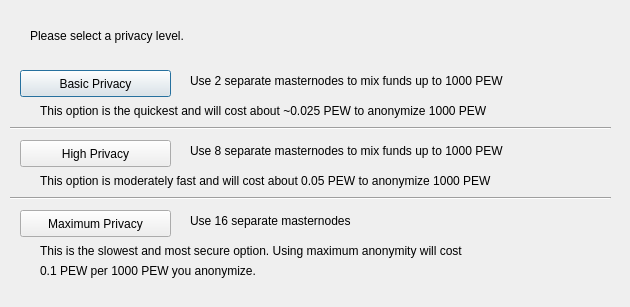
<?xml version="1.0" encoding="UTF-8"?>
<ui version="4.0">
 <class>DarksendConfig</class>
 <widget class="QDialog" name="DarksendConfig">
  <property name="geometry">
   <rect>
    <x>0</x>
    <y>0</y>
    <width>630</width>
    <height>307</height>
   </rect>
  </property>
  <property name="windowTitle">
   <string>Configure PrivateSend</string>
  </property>
  <widget class="QPushButton" name="buttonBasic">
   <property name="geometry">
    <rect>
     <x>20</x>
     <y>70</y>
     <width>151</width>
     <height>27</height>
    </rect>
   </property>
   <property name="text">
    <string>Basic Privacy</string>
   </property>
  </widget>
  <widget class="QPushButton" name="buttonHigh">
   <property name="geometry">
    <rect>
     <x>20</x>
     <y>140</y>
     <width>151</width>
     <height>27</height>
    </rect>
   </property>
   <property name="text">
    <string>High Privacy</string>
   </property>
  </widget>
  <widget class="QPushButton" name="buttonMax">
   <property name="geometry">
    <rect>
     <x>20</x>
     <y>210</y>
     <width>151</width>
     <height>27</height>
    </rect>
   </property>
   <property name="text">
    <string>Maximum Privacy</string>
   </property>
  </widget>
  <widget class="QLabel" name="label">
   <property name="geometry">
    <rect>
     <x>30</x>
     <y>20</y>
     <width>571</width>
     <height>31</height>
    </rect>
   </property>
   <property name="text">
    <string>Please select a privacy level.</string>
   </property>
  </widget>
  <widget class="QLabel" name="label_2">
   <property name="geometry">
    <rect>
     <x>190</x>
     <y>70</y>
     <width>421</width>
     <height>21</height>
    </rect>
   </property>
   <property name="text">
    <string>Use 2 separate masternodes to mix funds up to 1000 PEW</string>
   </property>
  </widget>
  <widget class="QLabel" name="label_3">
   <property name="geometry">
    <rect>
     <x>190</x>
     <y>140</y>
     <width>411</width>
     <height>21</height>
    </rect>
   </property>
   <property name="text">
    <string>Use 8 separate masternodes to mix funds up to 1000 PEW</string>
   </property>
  </widget>
  <widget class="QLabel" name="label_4">
   <property name="geometry">
    <rect>
     <x>190</x>
     <y>210</y>
     <width>421</width>
     <height>21</height>
    </rect>
   </property>
   <property name="text">
    <string>Use 16 separate masternodes</string>
   </property>
  </widget>
  <widget class="QLabel" name="label_6">
   <property name="geometry">
    <rect>
     <x>40</x>
     <y>100</y>
     <width>561</width>
     <height>21</height>
    </rect>
   </property>
   <property name="text">
    <string>This option is the quickest and will cost about ~0.025 PEW to anonymize 1000 PEW</string>
   </property>
  </widget>
  <widget class="QLabel" name="label_7">
   <property name="geometry">
    <rect>
     <x>40</x>
     <y>170</y>
     <width>561</width>
     <height>21</height>
    </rect>
   </property>
   <property name="text">
    <string>This option is moderately fast and will cost about 0.05 PEW to anonymize 1000 PEW</string>
   </property>
  </widget>
  <widget class="QLabel" name="label_8">
   <property name="geometry">
    <rect>
     <x>40</x>
     <y>240</y>
     <width>561</width>
     <height>21</height>
    </rect>
   </property>
   <property name="text">
    <string>This is the slowest and most secure option. Using maximum anonymity will cost</string>
   </property>
  </widget>
  <widget class="QLabel" name="label_9">
   <property name="geometry">
    <rect>
     <x>40</x>
     <y>260</y>
     <width>561</width>
     <height>21</height>
    </rect>
   </property>
   <property name="text">
    <string>0.1 PEW per 1000 PEW you anonymize.</string>
   </property>
  </widget>
  <widget class="Line" name="line">
   <property name="geometry">
    <rect>
     <x>10</x>
     <y>120</y>
     <width>601</width>
     <height>16</height>
    </rect>
   </property>
   <property name="orientation">
    <enum>Qt::Horizontal</enum>
   </property>
  </widget>
  <widget class="Line" name="line_2">
   <property name="geometry">
    <rect>
     <x>10</x>
     <y>190</y>
     <width>601</width>
     <height>16</height>
    </rect>
   </property>
   <property name="orientation">
    <enum>Qt::Horizontal</enum>
   </property>
  </widget>
 </widget>
 <resources/>
 <connections/>
</ui>
